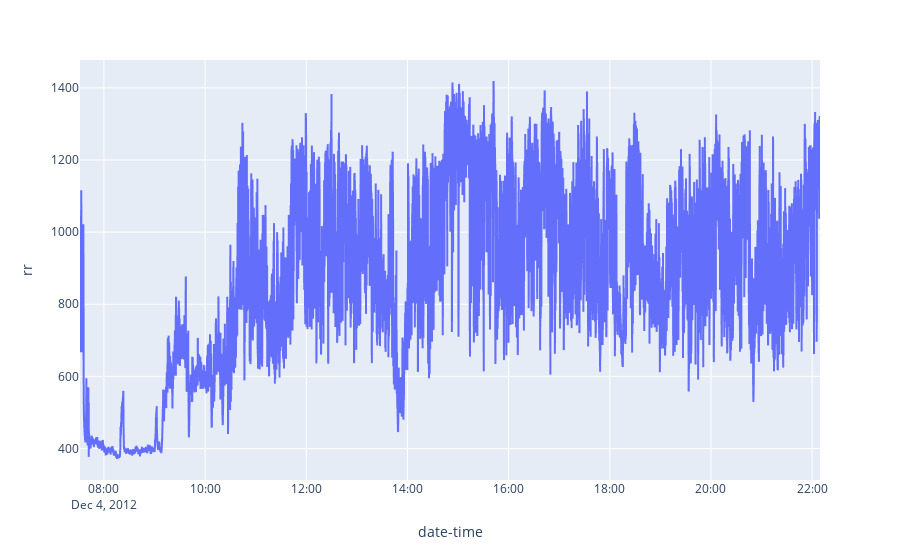

The notebook cell this image was saved under:
### Code cell
fig = px.line(
    df,
    x=df.index,
    y="rr"
)
fig.show()

### Figure 1 — Plotly figure (JSON) as saved in the notebook; plotly's stock layout.template omitted (floating-point values rounded to 4 significant figures; data arrays with more than 128 entries replaced by an {"elided": "..."} marker saying what was removed)
{"data": [{"hovertemplate": "date-time=%{x}<br>rr=%{y}<extra></extra>", "legendgroup": "", "line": {"color": "#636efa", "dash": "solid"}, "mode": "lines", "name": "", "showlegend": false, "type": "scattergl", "x": {"elided": "52662 str values"}, "xaxis": "x", "y": {"elided": "52662 float values"}, "yaxis": "y"}], "layout": {"legend": {"tracegroupgap": 0}, "margin": {"t": 60}, "xaxis": {"anchor": "y", "domain": [0, 1], "title": {"text": "date-time"}}, "yaxis": {"anchor": "x", "domain": [0, 1], "title": {"text": "rr"}}}}
